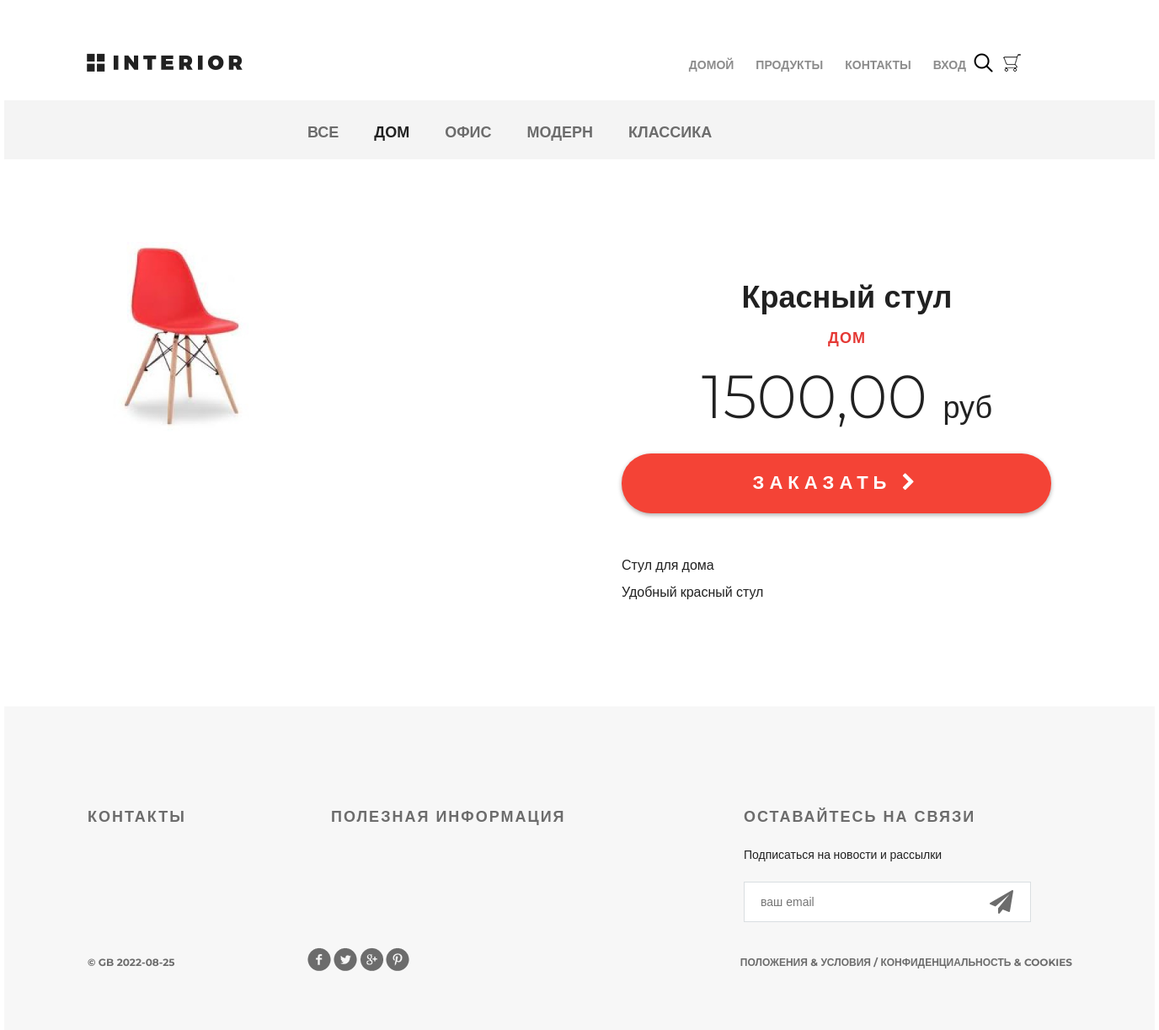
Page /products/product/1/ on the committed database.
### mainapp/models.py (models this page shows, shortened)
class Category(models.Model):
    name = models.CharField(max_length=128, verbose_name='Название', unique=True)
    description = models.TextField(verbose_name='Описание')
    is_active = models.BooleanField(default=True, verbose_name='Активен')
    class Meta:
        verbose_name = 'категория'
        verbose_name_plural = 'категории'
        ordering = ('pk',)

class Product(models.Model):
    category = models.ForeignKey(Category, on_delete=models.CASCADE, verbose_name='Категория')
    name = models.CharField(max_length=128, verbose_name='Название', unique=True)
    image = models.ImageField(upload_to='product', blank=True, null=True, verbose_name='Изображение')
    short_desk = models.CharField(max_length=128, verbose_name='Краткое описание')
    description = models.TextField(verbose_name='Описание')
    price = models.DecimalField(max_digits=8, decimal_places=2, verbose_name='Цена')
    quantity = models.PositiveSmallIntegerField(default=0, verbose_name='Количество')
    is_active = models.BooleanField(default=True, verbose_name='Активен')
    class Meta:
        verbose_name = 'продукт'
        verbose_name_plural = 'продукты'

### mainapp/views.py (the view)
# urls.py: path('product/<int:pk>/', product, name='product_item')
def product(request, pk):
    product_item = get_object_or_404(Product, pk=pk)
    context = {
        'links_menu': Category.objects.all(),
        'product': product_item,
    }
    return render(request, 'mainapp/product.html', context)

### mainapp/context_processors.py (called while the page is built)
def basket(request):
    print('context processor')
    basket = []
    if request.user.is_authenticated:
        basket = Basket.objects.filter(user=request.user)
    return {
        'basket': basket,
    }

### mainapp/templates/mainapp/product.html
{% extends 'mainapp/base.html' %}
{% load static %}
{% block menu %}
	<div class="hero-white">
		<div class="header clearfix">
			{% include 'mainapp/includes/inc_main_menu.html' %}
		</div>
	</div>
{% endblock %}
{% block content %}
	<div class="details">
		<div class="links clearfix">
			{% include 'mainapp/includes/inc_products_menu.html' %}
		</div>
		<div class="details-products">
			<div class="details-slider">
				<div class="slider-product">
					<img src="/media/{{ product.image }}">
				</div>
			</div>
			<div class="description">
				<h3 class="big-bold">{{ product.name }}</h3>
				<h3 class="red">{{ product.category.name }}</h3>
				<p class="price"> {{ product.price|floatformat:2 }} <span>руб</span></p>
				<a href="{% url 'basket:add' product.pk %}" class="red-button">
					заказать <i class="fa fa-chevron-right" aria-hidden="true"></i>
				</a>
				<div class="description-text">
					<p>{{ product.short_desk }}</p>
					<p>{{ product.description }}</p>
				</div>
			</div>
		</div>
	</div>
{% endblock %}

### mainapp/templates/mainapp/includes/inc_products_menu.html
<ul class="links-menu">
    <li>
        <a href="{% url 'products:product_list' 0 %}"
        {% if request.resolver_match.kwargs.pk == 0 %}class="active"{% endif %}>
            все
        </a>
    </li>
    {% for link_menu in links_menu %}
        <li>
            <a href="{% url 'products:product_list' link_menu.pk %}"
               {% if request.resolver_match.kwargs.pk == link_menu.pk %}class="active"{% endif %}>
                {{link_menu.name}}
            </a>
        </li>
    {% endfor %}
</ul>

### static/css/style.css (style rules this page uses)
* { margin: 0; padding: 0; }
body { font-family: 'Montserrat', sans-serif; }
html, body { height: 100%; }
.clearfix:after { content: ""; display: block; clear: both; }
.big-bold { color: #212121; font-size: 36px; font-weight: 700; text-align: left; margin-bottom: 24px; line-height: 36px; }
.red { text-transform: uppercase; color: #e53935; font-size: 18px; font-weight: 700; text-align: left; letter-spacing: 1px; line-height: 17px; margin-bottom: 22px; }
.hero-white { background-color: #fff; height: 119px; padding-left: 98px; padding-right: 211px; position: relative; }
.links { height: 70px; background-color: #f4f4f4; position: relative; padding-left: 360px; }
.links-menu { margin: 27px auto 0px; position: absolute; }
.links-menu li { float: left; list-style-type: none; padding-right: 42px; }
.links-menu li a { text-decoration: none; color: #6c6c6c; font-size: 18px; font-weight: 700; text-transform: uppercase; }
.links-menu .active { color: #212121; font-size: 18px; font-weight: 700; }
.details-products { padding-left: 98px; padding-right: 98px; margin-top: 98px; height: 551px; }
.details-slider { width: 570px; float: left; margin-right: 30px; }
.slider-product { width: 570px; height: 400px; }
.description { width: 535px; float: right; padding-left: 35px }
.description .big-bold { color: #212121; font-size: 36px; font-weight: 700; text-align: center; margin-top: 47px; margin-bottom: 0px; }
.description .red { text-transform: uppercase; color: #e53935; font-size: 18px; font-weight: 700; text-align: center; letter-spacing: 1px; line-height: 17px; margin-top: 23px; margin-bottom: 36px; }
.description .price { color: #212121; font-size: 72px; font-weight: 300; line-height: 48px; text-align: center; }
.description .price span { color: #212121; font-size: 36px; font-weight: 300; line-height: 48px; text-align: center; }
.red-button { display: block; height: 71px; width: 510px; border-radius: 35px; background-color: #f44336; text-align: center; text-transform: uppercase; text-decoration: none; color: #ffffff; font-size: 22px; font-weight: 700; line-height: 24px; box-shadow: 0px 2px 4.85px 0.15px rgba(33, 33, 33, 0.35); line-height: 70px; letter-spacing: 6px; margin-top: 31px; }
.description-text { margin-top: 50px; color: #212121; font-size: 16px; font-weight: 300; line-height: 24px; text-align: left; }
.description-text p { margin-bottom: 0.5em; }

### rows in the picture
Category: name "ДОМ"
Category: name "ОФИС"
Category: name "МОДЕРН"
Category: name "КЛАССИКА"
Product: image (picture), name "Красный стул", category.name "ДОМ", price "1500,00", short_desk "Стул для дома", description "Удобный красный стул"
